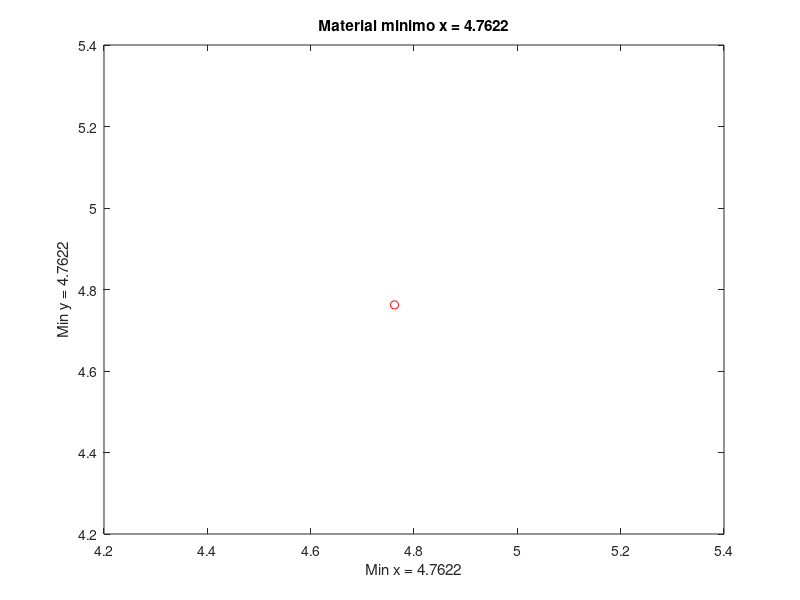

The MATLAB source for this figure:
% Título: La barra de margarina
% Descripción: Script
% Autor: Diego Armando Cruz Hernández 
% Fecha: 20211014
% Versión: 1
% De uso: C:\Users\19403219\Documents\Octave
% Notas: Requiere aplicacion octava, usar su linea de comandos
%Ejemplo de diemnsiones para gastar menos papel 
%Rango del valor 
x=4.7622;
%Valor de la funcion 
at=@(x) 2 * x.^2 + 4*x;
%Funcion a plotear 
y=108/x.^2 
%Dibujar x,y
plot(x,y,'ro-');
%Titulo
title(['Material minimo x = ' num2str(x)]);
%Etiqueta para x
xlabel(['Min x = ' num2str(x)]);
%Etiqueta para y
ylabel(['Min y = ' num2str(x)]);
